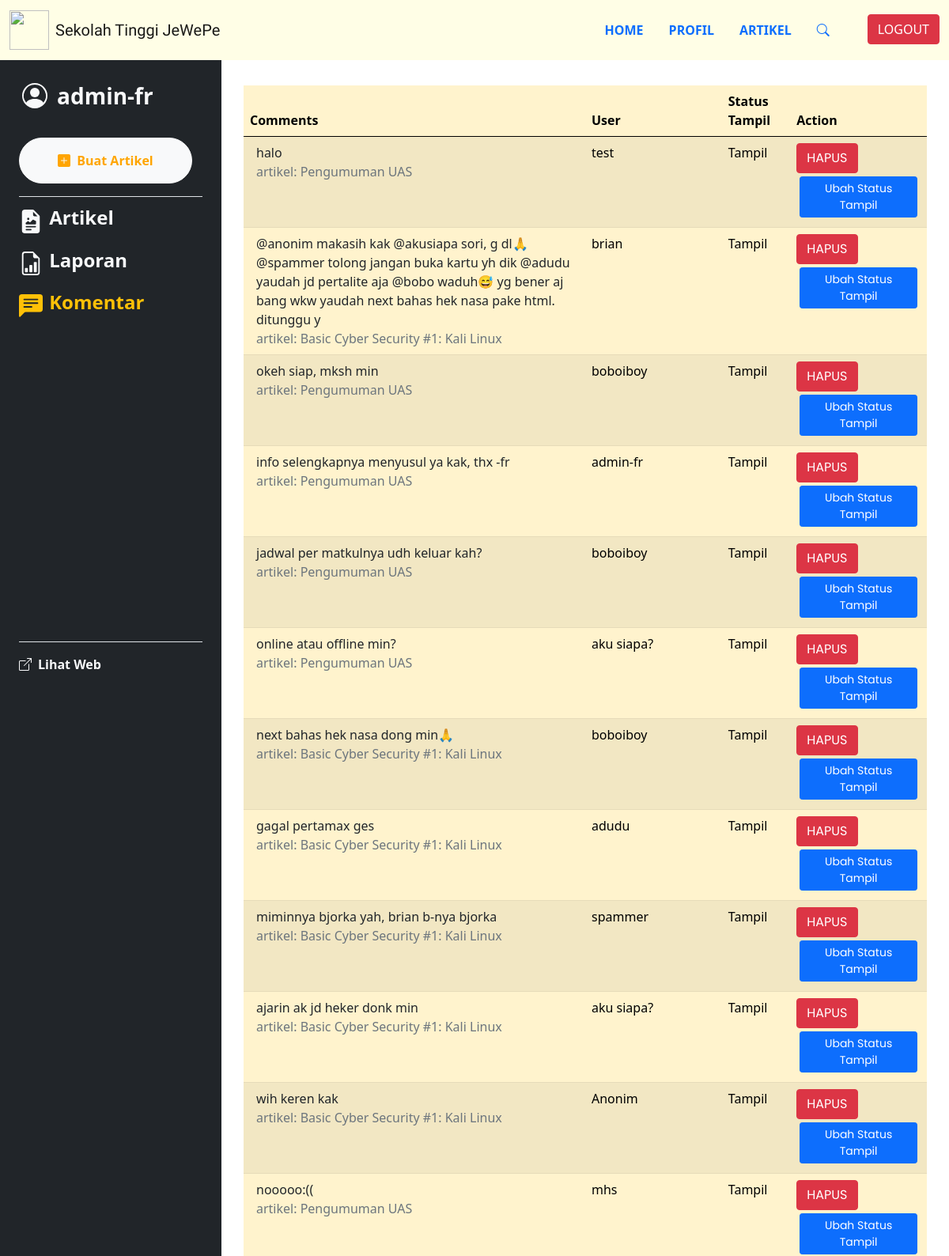
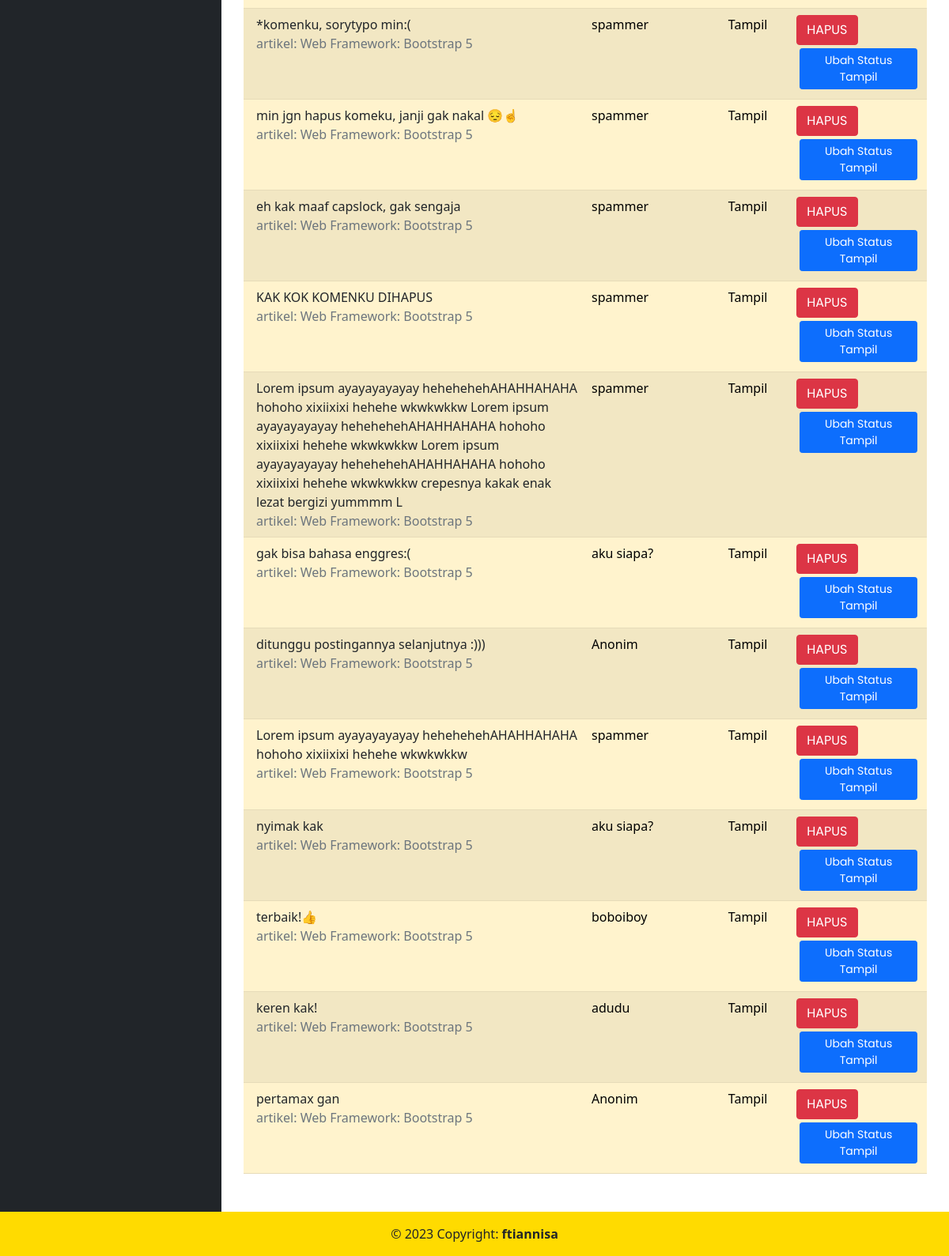
/dashboard.php?menu=menu_komentar (signed in), run on the app's committed database (2 pictures, top to bottom).
### tables this page shows
CREATE TABLE `t_komentar` (
  `id_komentar` int(5) NOT NULL,
  `id_artikel` int(5) NOT NULL,
  `nama_user` varchar(25) NOT NULL,
  `email_user` varchar(50) NOT NULL,
  `isi_komentar` varchar(280) NOT NULL,
  `tanggal_komentar` date NOT NULL DEFAULT current_timestamp(),
  `status_tampil` tinyint(1) NOT NULL DEFAULT 1
);

CREATE TABLE `t_artikel` (
  `id_artikel` int(5) NOT NULL,
  `judul_artikel` varchar(100) NOT NULL,
  `isi_artikel` text NOT NULL,
  `gambar` text NOT NULL,
  `tanggal_posting` date NOT NULL DEFAULT current_timestamp(),
  `tanggal_edit` date NOT NULL DEFAULT current_timestamp(),
  `id_admin` int(5) NOT NULL,
  `status_komentar` tinyint(1) NOT NULL
);

### komentar/list_komentar.php (the view, shortened to what this page needs)
<?php
require_once 'templates/config/db_connection.php';
$query = "SELECT t_komentar.*, t_artikel.judul_artikel FROM t_komentar JOIN t_artikel ON t_komentar.id_artikel = t_artikel.id_artikel ORDER BY id_komentar DESC";
$stmt = $connection->prepare($query);
$stmt->execute();
$result = $stmt->get_result();
?>
<!DOCTYPE html>
<html lang="en">
<head>
    <link rel="stylesheet" href="templates/css/style.css" />
    <link
      href="https://cdn.jsdelivr.net/npm/bootstrap@5.0.2/dist/css/bootstrap.min.css"
      rel="stylesheet"
    />
</head>
<body>
    <div class="p-3" style="width: 100%">
      <table class="table table-warning table-striped table-hover">
        <thead>
          <tr>
            <th scope="col" style="width: 50%">Comments</th>
            <th scope="col" style="width: 20%">User</th>
            <th scope="col" style="width: 10%">Status Tampil</th>
            <th scope="col" style="width: 20%">Action</th>
          </tr>
        </thead>
        <tbody>
          <?php if ($result->num_rows > 0): ?>
          <?php foreach ($result as $row): ?>
          <tr>
            <td class="ps-3">
              <a href="/project_jwp/artikel/detail.php?id_artikel=<?php echo $row['id_artikel']; ?>#comment_section" class="text-decoration-none text-dark">
                <div>
                    <?php echo $row['isi_komentar']; ?>
                </div>
                <div class="text-muted">
                    artikel:
                    <span class="h6"><?php echo $row['judul_artikel']; ?></span>
                </div>
              </a>
            </td>
            <td><?php echo $row['nama_user']; ?></td>
            <td><?php $status = ($row['status_tampil']) ? 'Tampil' : 'Tidak'; echo $status; ?></td>
            <td>
              <a href="./komentar/delete.php?id_komentar=<?php echo $row['id_komentar']; ?>"
              onclick="return confirm('Apakah Anda yakin ingin menghapus data ini?')">
                <button name="hapus_komentar" class="btn btn-danger poppins">
                  HAPUS
                </button>
              </a>
              <br>
              <a href="./komentar/update.php?id_komentar=<?php echo $row['id_komentar']; ?>"
              onclick="return confirm('Apakah Anda yakin ingin mengubah data ini?')">
                <button name="ubah_komentar" class="btn btn-primary btn-sm poppins m-1">
                  Ubah Status Tampil
                </button>
              </a>
            </td>
          </tr>
          <?php endforeach; ?>
          <?php else: include('templates/no_entry.php'); ?>
          <?php endif; ?>
        </tbody>
      </table>
    </div>
</body>
</html>

### templates/css/style.css (style rules this page uses)
.poppins { font-family: "Poppins", sans-serif; }
::placeholder { font-size: 16px; }

### data on the page
t_komentar: isi_komentar "halo", id_artikel.judul_artikel "Pengumuman UAS", nama_user "test", status_tampil "Tampil"
t_komentar: isi_komentar "@anonim makasih kak @akusiapa sori, g dl🙏 @spammer tolong jangan buka kartu yh dik @adudu yaudah jd pertalite aja @bobo waduh😅 yg bener aj bang wkw yaudah next bahas hek nasa pake html. ditunggu y", id_artikel.judul_artikel "Basic Cyber Security #1: Kali Linux", nama_user "brian", status_tampil "Tampil"
t_komentar: isi_komentar "okeh siap, mksh min", id_artikel.judul_artikel "Pengumuman UAS", nama_user "boboiboy", status_tampil "Tampil"
t_komentar: isi_komentar "info selengkapnya menyusul ya kak, thx -fr", id_artikel.judul_artikel "Pengumuman UAS", nama_user "admin-fr", status_tampil "Tampil"
t_komentar: isi_komentar "jadwal per matkulnya udh keluar kah?", id_artikel.judul_artikel "Pengumuman UAS", nama_user "boboiboy", status_tampil "Tampil"
t_komentar: isi_komentar "online atau offline min?", id_artikel.judul_artikel "Pengumuman UAS", nama_user "aku siapa?", status_tampil "Tampil"
t_komentar: isi_komentar "next bahas hek nasa dong min🙏", id_artikel.judul_artikel "Basic Cyber Security #1: Kali Linux", nama_user "boboiboy", status_tampil "Tampil"
t_komentar: isi_komentar "gagal pertamax ges", id_artikel.judul_artikel "Basic Cyber Security #1: Kali Linux", nama_user "adudu", status_tampil "Tampil"
t_komentar: isi_komentar "miminnya bjorka yah, brian b-nya bjorka", id_artikel.judul_artikel "Basic Cyber Security #1: Kali Linux", nama_user "spammer", status_tampil "Tampil"
t_komentar: isi_komentar "ajarin ak jd heker donk min", id_artikel.judul_artikel "Basic Cyber Security #1: Kali Linux", nama_user "aku siapa?", status_tampil "Tampil"
t_komentar: isi_komentar "wih keren kak", id_artikel.judul_artikel "Basic Cyber Security #1: Kali Linux", nama_user "Anonim", status_tampil "Tampil"
t_komentar: isi_komentar "nooooo:((", id_artikel.judul_artikel "Pengumuman UAS", nama_user "mhs", status_tampil "Tampil"
t_komentar: isi_komentar "*komenku, sorytypo min:(", id_artikel.judul_artikel "Web Framework: Bootstrap 5", nama_user "spammer", status_tampil "Tampil"
t_komentar: isi_komentar "min jgn hapus komeku, janji gak nakal 😔☝️", id_artikel.judul_artikel "Web Framework: Bootstrap 5", nama_user "spammer", status_tampil "Tampil"
t_komentar: isi_komentar "eh kak maaf capslock, gak sengaja", id_artikel.judul_artikel "Web Framework: Bootstrap 5", nama_user "spammer", status_tampil "Tampil"
t_komentar: isi_komentar "KAK KOK KOMENKU DIHAPUS", id_artikel.judul_artikel "Web Framework: Bootstrap 5", nama_user "spammer", status_tampil "Tampil"
t_komentar: isi_komentar "Lorem ipsum ayayayayayay hehehehehAHAHHAHAHA hohoho xixiixixi hehehe wkwkwkkw Lorem ipsum ayayayayayay hehehehehAHAHHAHAHA hohoho xixiixixi hehehe wkwkwkkw Lorem ipsum ayayayayayay hehehehehAHAHHAHAHA hohoho xixiixixi hehehe wkwkwkkw crepesnya kakak enak lezat bergizi yummmm L", id_artikel.judul_artikel "Web Framework: Bootstrap 5", nama_user "spammer", status_tampil "Tampil"
t_komentar: isi_komentar "gak bisa bahasa enggres:(", id_artikel.judul_artikel "Web Framework: Bootstrap 5", nama_user "aku siapa?", status_tampil "Tampil"
t_komentar: isi_komentar "ditunggu postingannya selanjutnya :)))", id_artikel.judul_artikel "Web Framework: Bootstrap 5", nama_user "Anonim", status_tampil "Tampil"
t_komentar: isi_komentar "Lorem ipsum ayayayayayay hehehehehAHAHHAHAHA hohoho xixiixixi hehehe wkwkwkkw", id_artikel.judul_artikel "Web Framework: Bootstrap 5", nama_user "spammer", status_tampil "Tampil"
t_komentar: isi_komentar "nyimak kak", id_artikel.judul_artikel "Web Framework: Bootstrap 5", nama_user "aku siapa?", status_tampil "Tampil"
t_komentar: isi_komentar "terbaik!👍", id_artikel.judul_artikel "Web Framework: Bootstrap 5", nama_user "boboiboy", status_tampil "Tampil"
t_komentar: isi_komentar "keren kak!", id_artikel.judul_artikel "Web Framework: Bootstrap 5", nama_user "adudu", status_tampil "Tampil"
t_komentar: isi_komentar "pertamax gan", id_artikel.judul_artikel "Web Framework: Bootstrap 5", nama_user "Anonim", status_tampil "Tampil"

### other printed values
$btnText "LOGOUT"
$_SESSION['name'] "admin-fr"
